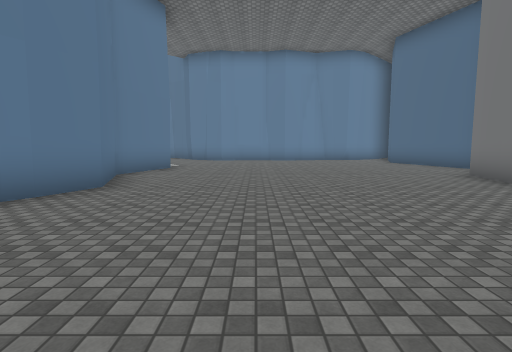
[1] (above)

19 first-person views from a walk through a 3-D level made in the Unity game engine. The camera is 1.5 m above the floor, tilts 6° down and sees 80° across. The floor is counted in squares, 2 m on a side. Each view is taken from the middle of a square. On the plan, view 1 faces up. The plan holds only what a view shows up to about 10 squares ahead; the rest is blank. The place goes on beyond the plan. Some animated figures are left out. Some surface patterns are stand-ins.

[2]
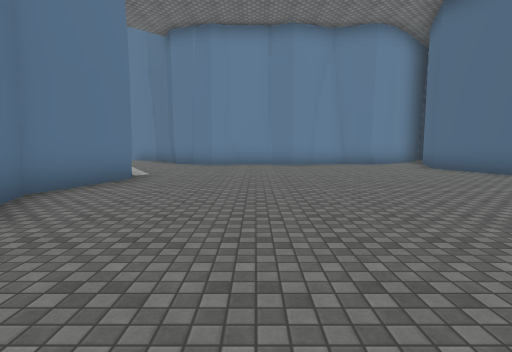

[3]
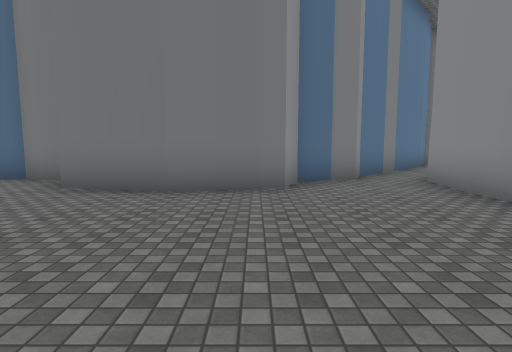

[4]
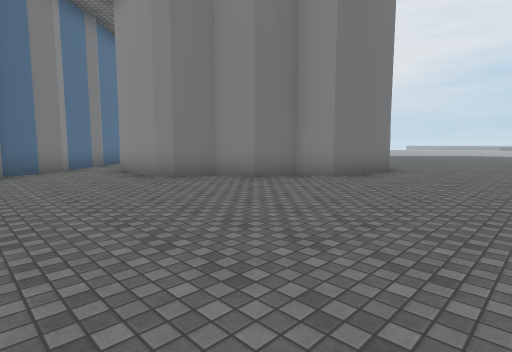

[5]
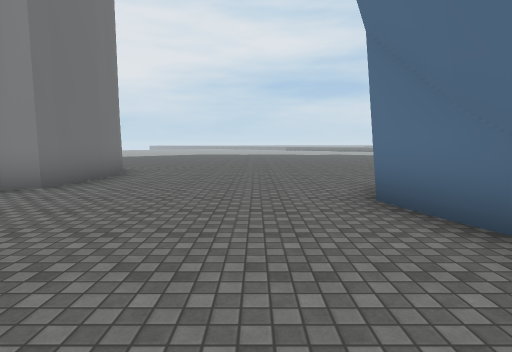

[6]
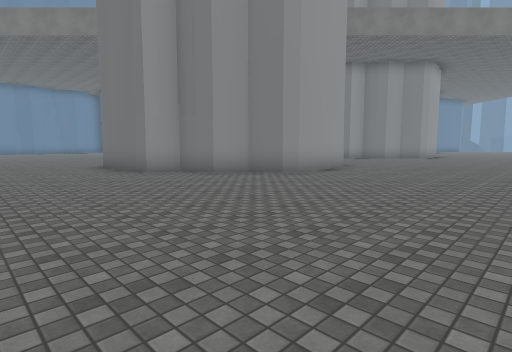

[7]
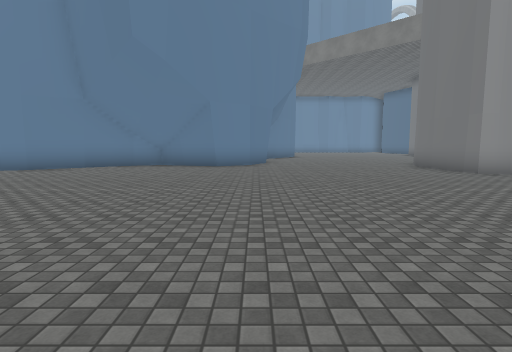

[8]
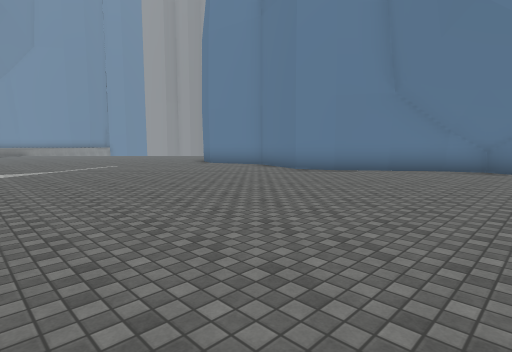

[9]
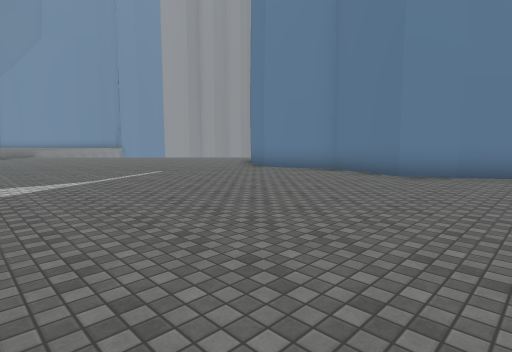

[10]
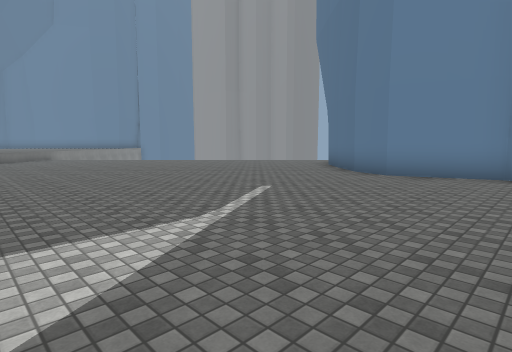

[11]
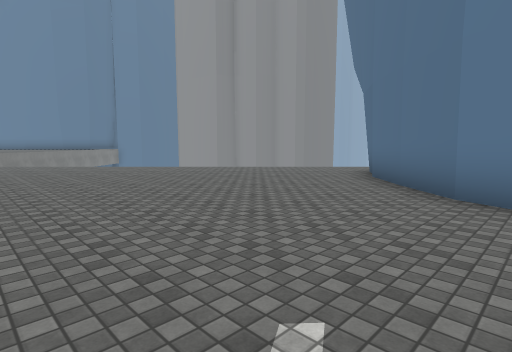

[12]
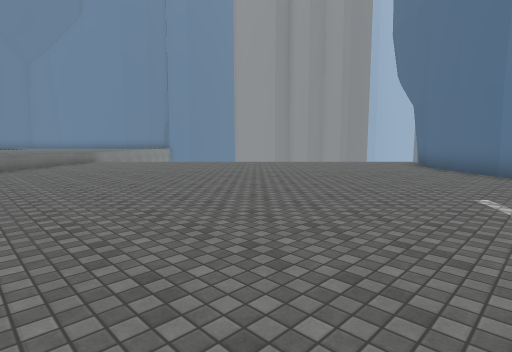

[13]
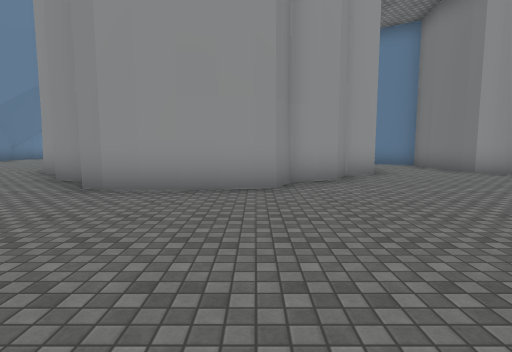

[14]
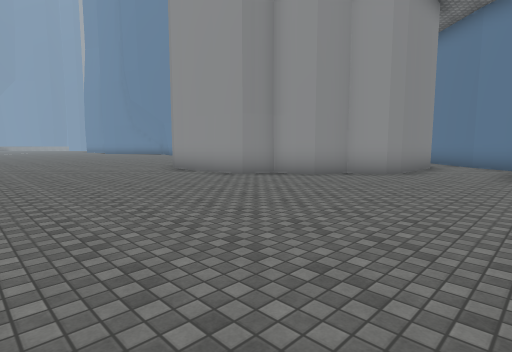

[15]
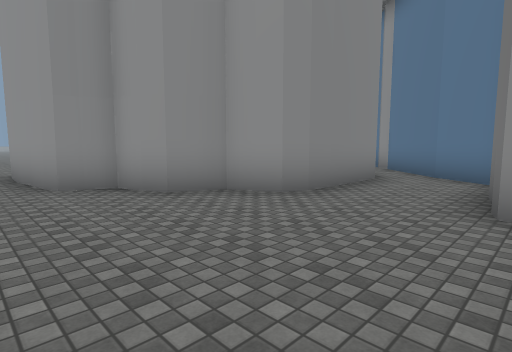

[16]
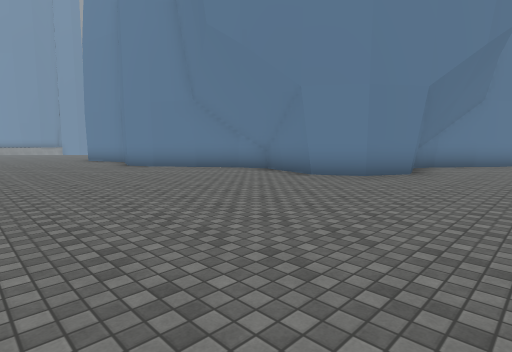

[17]
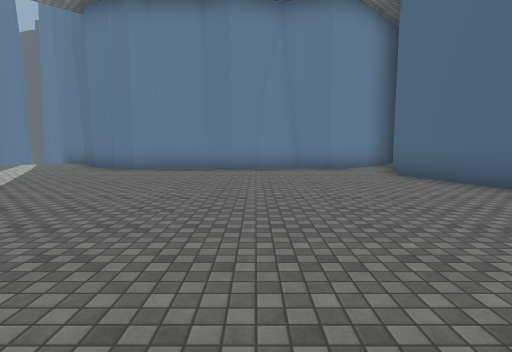

[18]
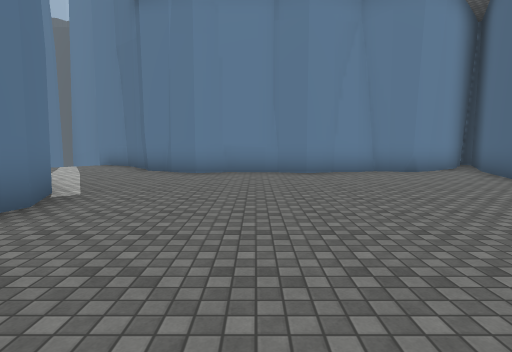

[19]
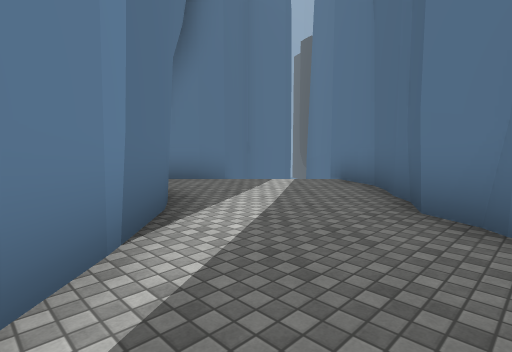

### Floor plan
Key: @ floor where view 1 was taken; # wall or solid block; . floor; ^ raised ledge; v drop or lower ground.
Columns run from 29 left of view 1 to 12 right of it. Each row starts with its distance up from view 1.
 19                      ##
 18                      #v
 17                      #vv##
 16                      #v..##        ##
 15                      #....##   ######
 14                      #.....#####...#
 13                        #...........#
 12                        ##..........#
 11                         ##.........#
 10                          ##........##
  9                           #.........#
  8                          ##........##
  7                          #........##
  6                          ##.......#
  5                          ##.......#
  4                          #........##
  3                         ##.........##
  2                         #...........##
  1                         #............##
  0        ..               #....@..####..#
 -1       ...#              #......##     ###
 -2      ....##        ######.....##      #.##
 -3     ......##      ##..........#       #..#
 -4    ........########...........#       #..#
 -5   ............................##     ##..#
 -6  ..............................##   ##....
 -7 ................................#  ##.....
 -8 ................................####......
 -9   ........................................
-10  .........................................
-11 ^.........................................
-12 ^^........................................
-13       .......           . .......  .......

Where each view was taken, in squares from view 1:
view 1: 0 up, 0 right, facing up
view 2: 3 up, 0 right, facing up
view 3: 4 up, 0 right, facing right
view 4: 4 up, 3 left, facing down-right
view 5: 3 up, 3 left, facing down
view 6: 13 down, 3 left, facing up-right
view 7: 13 down, 5 left, facing up
view 8: 12 down, 7 left, facing up-left
view 9: 12 down, 10 left, facing up-left
view 10: 12 down, 14 left, facing up-left
view 11: 9 down, 17 left, facing up-left
view 12: 13 down, 17 left, facing up-left
view 13: 13 down, 6 right, facing up
view 14: 13 down, 12 right, facing up-left
view 15: 9 down, 12 right, facing up-left
view 16: 9 down, 2 left, facing up-left
view 17: 5 up, 2 right, facing up
view 18: 6 up, 0 right, facing up
view 19: 11 up, 2 left, facing up-left
